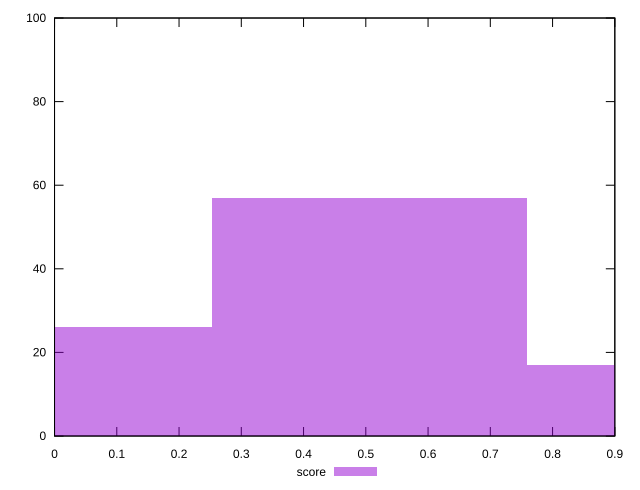

Source code (gnuplot):
reset

$score <<EOF
0 26
0.5061416097749045 57
1.012283219549809 17
EOF

set key outside below
set boxwidth 0.5061416097749045
set xrange [0:0.9]
set yrange [0:100]
set trange [0:100]
set style fill transparent solid 0.5 noborder
set terminal svg size 640, 490 enhanced background rgb 'white'
set output "reprap/estimated-input-latency/samples/pages/score/histogram.svg"

plot $score title "score" with boxes

reset
